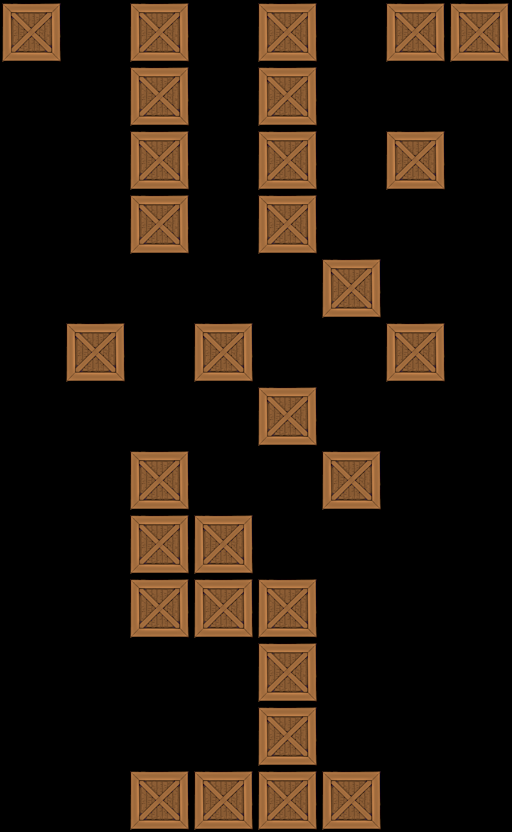

This game map was drawn from its Tiled (.tmx) file and the tilesets committed beside it. A one-line description and the trimmed map source follow:
An orthogonal 8x13 tile map with 64x64 px tiles, 1 tile layer (Tile Layer 1).

<map version="1.0" orientation="orthogonal" width="8" height="13" tilewidth="64" tileheight="64">
 <tileset firstgid="1" name="crate" tilewidth="64" tileheight="64">
  <image source="../../crate3.png" width="64" height="64" />
 </tileset>
 <layer name="Tile Layer 1" width="8" height="13">
  <data>[104 cells, 30 non-empty, 1 distinct tile ids]</data>
 </layer>
</map>
